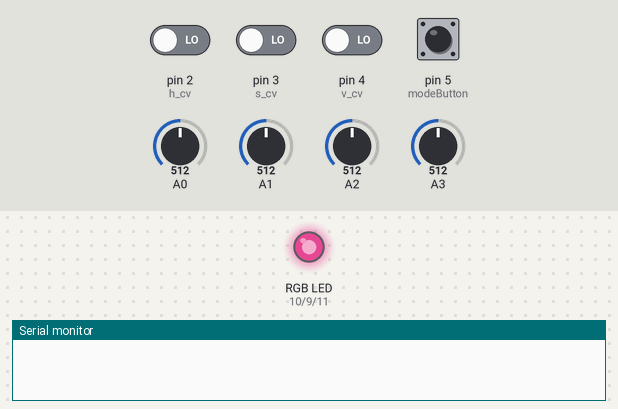
Bench run of a sketch on a simulated Arduino Uno, built with avr-gcc and run on an emulated ATmega328P. Shown: an RGB LED mixed from three pins (HIGH = lit), the last lines printed to the serial monitor. The inputs (shaded band) are chosen by the test bench; at power-on: pin 2 (h_cv), pin 3 (s_cv), pin 4 (v_cv), pin 5 (modeButton) LOW, A1 = 512, A0 = 512, A2 = 512, A3 = 512. Dim RGB values are drawn brighter than linear.

Above: at 1.2 s.
1.3 s: pin 2 (h_cv) driven HIGH
At 2.3 s:
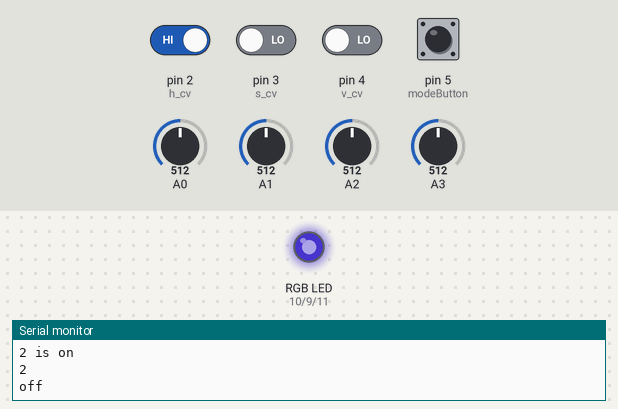
4.3 s: A1 set to 716
7.3 s: A0 set to 716
At 8.4 s:
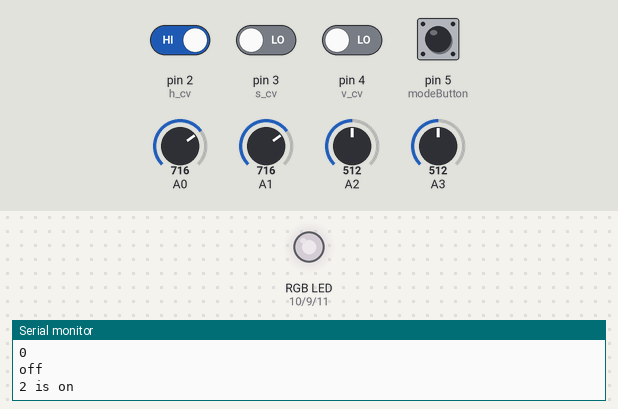
10.3 s: pin 5 (modeButton) pulled HIGH for 0.15 s
At 11.0 s:
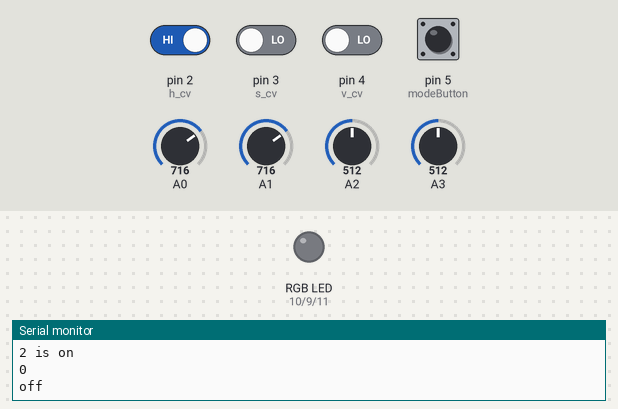
13.3 s: A0 set to 306
At 14.0 s:
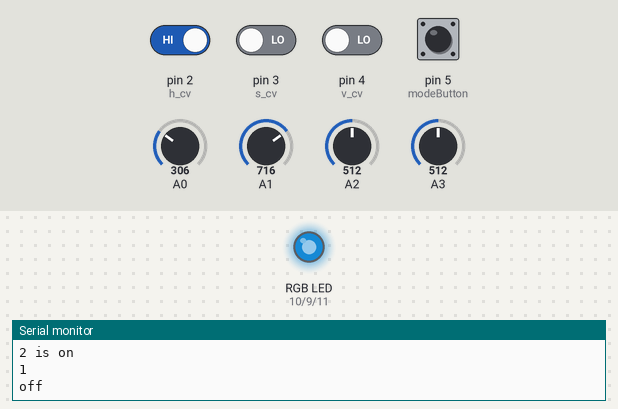
16.3 s: pin 4 (v_cv) driven HIGH
Timing chart, 0 to 20.3 s (numbered marks = the images above; inputs shaded):
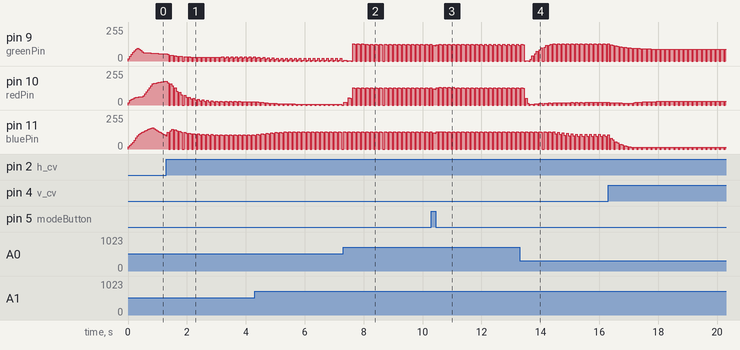

The sketch:

RGB_controller.ino
```cpp
#include <Filter.h> //from MegunoLink Library
#include <math.h>


//Define Pins
int greenPin = 9;
int redPin = 10;
int bluePin = 11;
int modeButton = 5;
int h_cv = 2;
int s_cv = 3;
int v_cv = 4;

//Analog input values
int huePot, satPot, lightPot, audioIn;

//Global Max advancement for triggers on HSV.
double step = 0.5;

//offset to be added to the current HSV - mode 2 and 3
double offset[3];

//normalized HSV
double normaledHSV[3];

//HSV to be converted into RGB
double HSV[3];

//Modes of operation: 0 = Manual ,  1 = Sequencer, 2 = Amplitude 3
int mode = 1;

//RGB values to output after HSV conversion
int RGB[3];

//global states for trigger checking
int lastHState, lastSState, lastVState = 0;

ExponentialFilter<long> FH(10, 0); //Exponential filters with 10% weight/step
ExponentialFilter<long> FS(10, 0);
ExponentialFilter<long> FV(10, 0);


void setup() {
  Serial.begin(9600);

  pinMode(redPin, OUTPUT);
  pinMode(greenPin, OUTPUT);
  pinMode(bluePin, OUTPUT);
  pinMode(h_cv, INPUT);
  pinMode(s_cv, INPUT);
  pinMode(v_cv, INPUT);
  pinMode(modeButton,INPUT);

}

void loop() {
  //reading the Potentiometers
	huePot = analogRead(0);
  satPot = analogRead(1);
  lightPot = analogRead(2);
  audioIn = analogRead(3);

  //reading the CV inputs
  readTrigger(h_cv);
  readTrigger(s_cv);
  readTrigger(v_cv);
  readTrigger(modeButton);

  //filtering the inputs
  FH.Filter(huePot);
  FS.Filter(satPot);
  FV.Filter(lightPot);

  //map pots and normalize HSV
  normaledHSV[0] = map(FH.Current(),0,1023,0, 1000)/1000.0;
  normaledHSV[1] = map(FS.Current(),0,1023,0, 1000)/1000.0;
  normaledHSV[3] = map(FV.Current(),0,1023,0, 1000)/1000.0;

  setColors();

  //calculate HSV
  HSV[0] = fmod((normaledHSV[0]  + offset[0]), 1.0);
  HSV[1] = fmod((normaledHSV[1] + offset[1]), 1.0);
  HSV[2] = fmod((normaledHSV[3] + offset[2]), 1.0);

  //convert HueSatValue to RGB

  hsvToRgb(HSV[0], HSV[1], HSV[2]);

  //output Colors
  analogWrite(redPin,RGB[0]);
  analogWrite(greenPin,RGB[1]);
  analogWrite(bluePin,RGB[2]);

 /*
  Serial.println(digitalRead(h_cv));
  Serial.print("Hue is: ");
  Serial.print(huePot);
  Serial.print(", Saturation is: ");
  Serial.print(satPot);
  Serial.print(", Value is: ");
  Serial.println(lightPot);
  Serial.println(map(huePot,-1,1023,0, 1000)/1000.0);
  Serial.print(huePot);
  Serial.print(" ");
  Serial.println(FH.Current());
*/
  delay(50);
}

void hsvToRgb(double h, double s, double v) {
    double r, g, b;
    int i = int(h * 6);
    double f = h * 6 - i;
    double p = v * (1 - s);
    double q = v * (1 - f * s);
    double t = v * (1 - (1 - f) * s);

    switch(i % 6){
        case 0: r = v, g = t, b = p; break;
        case 1: r = q, g = v, b = p; break;
        case 2: r = p, g = v, b = t; break;
        case 3: r = p, g = q, b = v; break;
        case 4: r = t, g = p, b = v; break;
        case 5: r = v, g = p, b = q; break;
    }
    RGB[0] = r * 255;
    RGB[1] = g * 255;
    RGB[2] = b * 255;

}

int readTrigger(int pin) {
  int inputPinState = digitalRead(pin);
  if (inputPinState != lastHState) {
    if (inputPinState == HIGH) {
      // if the current state is HIGH then the state went from off to on:
      Serial.print(pin);
      Serial.println(" is on");
      if(pin = modeButton){
        mode = (mode+1) % 3; //Cycle through modes
        Serial.println(mode);
      }
      setColors();
    } else {
      // if the current state is LOW then the state went from on to off:
      Serial.println("off");
    }
  }
  // save the current state as the last state, for next time through the loop
  lastHState = inputPinState;
}

void setColors() {
  switch (mode)
    {
      case 1: //second mode, offset is determined by pot value
        offset[1] = normaledHSV[0] * step;
        offset[2] = normaledHSV[1] * step;
        offset[3] = normaledHSV[3] * step;
        break;

      case 2: // third mode, "Value" determined by audio input
        offset[3] = map(audioIn, 0, 1023, 0.0, 1.0);
        break;

      default: // first mode, colors directly mapped to potentiometers
        for (int i = 0; i < 3; i++)
          {
            offset[i]= 0.0;
          }

        break;
    }

}
```

Measured:
- by itself, pin 9 (greenPin): ramps from 123/255 to 0/255 and jumps back, once every 0.16 s
